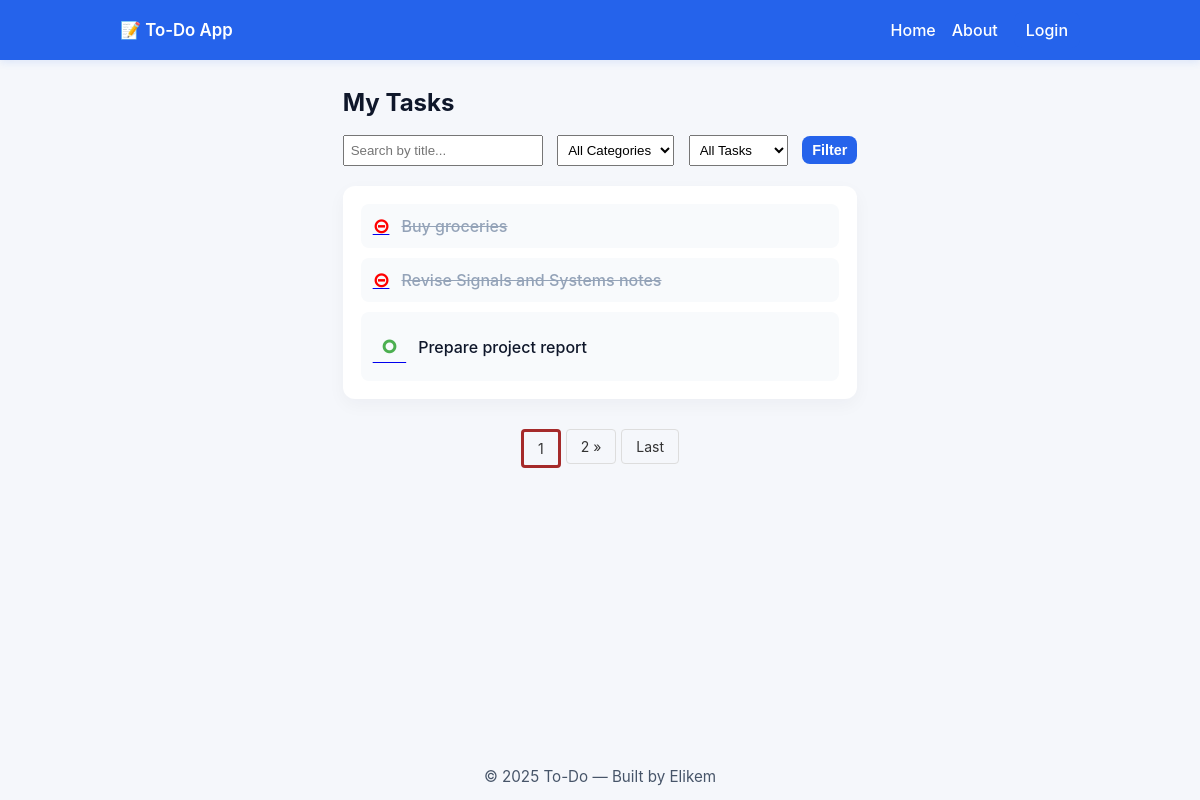
The app's page /, older data.
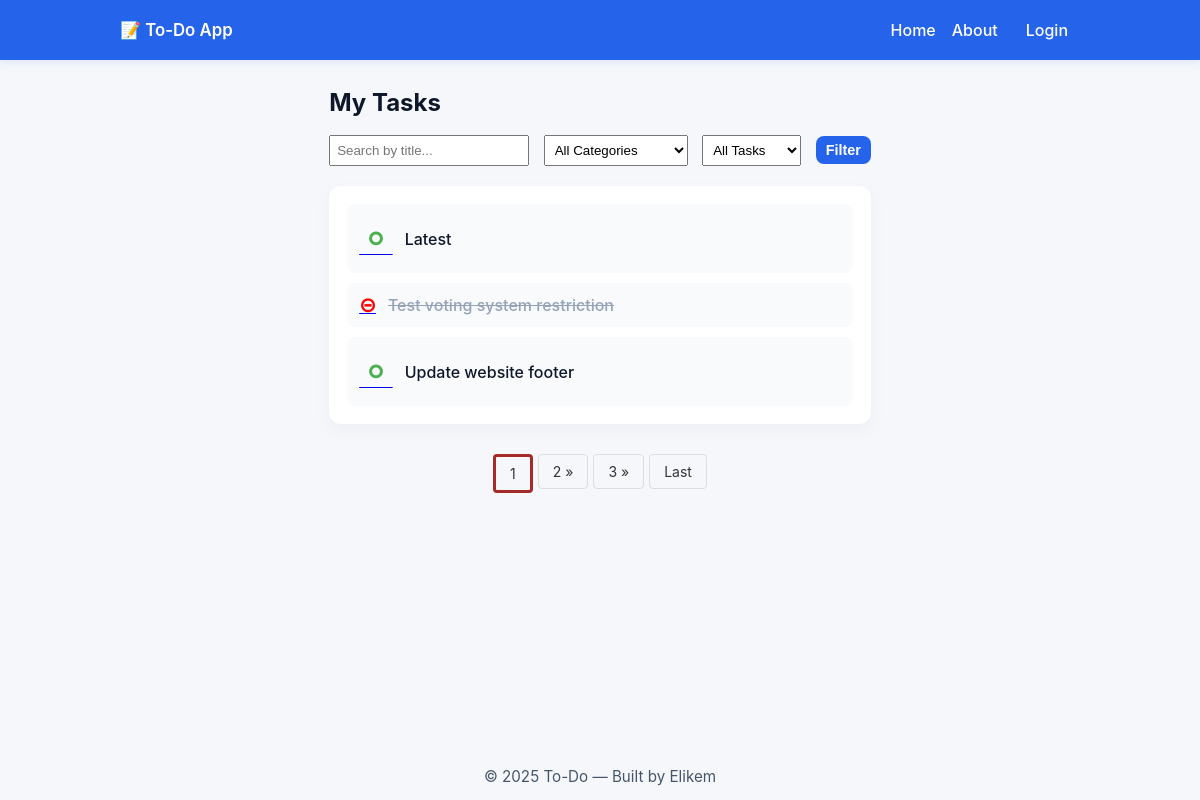
The same page, newer data.
### main_blog/models.py (models this page shows, shortened)
class Todo(models.Model):
    user = models.ForeignKey(User,on_delete=models.CASCADE,related_name="tasks")
    title = models.CharField(max_length=100)
    description = models.CharField(max_length=300)
    completed = models.BooleanField(default=False)
    created_at = models.DateTimeField(auto_now_add= True)
    updated_at = models.DateTimeField(auto_now=True)
    category = models.ForeignKey(Category,on_delete=models.CASCADE,related_name="tasks")

### main_blog/views.py (the view)
# urls.py: path("",views.index,name= "index"),
def index(request):
    if request.user.is_authenticated:
        tasks = Todo.objects.filter(user = request.user).order_by("-created_at")
        print("authenticated run")
    else:
        print("unauthenticated run")
        tasks = Todo.objects.filter().order_by("-created_at")
    categories = Category.objects.all()
    if request.method == "GET":
        search_term = request.GET.get("search")
        category_id = request.GET.get("category")
        status = request.GET.get("status")
        if search_term:
            tasks = tasks.filter(
                Q(title__icontains = search_term.lower()) |
                Q(description__icontains = search_term)
            )
        if category_id:
            tasks = tasks.filter(category_id = category_id)
        if status:
            tasks = tasks.filter(completed = False ) if status.lower() == "pending" \
                else tasks.filter(completed = True )
    p = Paginator(tasks,3)
    page = request.GET.get("page")
    tasks = p.get_page(page)
    print(tasks.paginator.num_pages)
    context = {
        "tasks":tasks,
        "categories":categories,
        "page":page
    }
    return render(request,"index.html",context)

### main_blog/templates/index.html (shortened to what this page needs)
{% extends 'base.html' %}
{% load static %}
{% block body %}
  <main class="main-content">
    <h1 class="page-title">My Tasks</h1>
    <form method="GET" class="filter-form" style="margin-bottom: 20px;">
      <input
        type="text"
        name="search"
        placeholder="Search by title..."
        value="{{ request.GET.search|default:'' }}"
        style="padding: 6px; width: 200px; margin-right: 10px;"
      >
      <select name="category" style="padding: 6px; margin-right: 10px;">
        <option value="">All Categories</option>
      </select>
      <select name="status" style="padding: 6px; margin-right: 10px;">
        <option value="">All Tasks</option>
      </select>
      <button type="submit" class="btn primary small">Filter</button>
    </form>
    <section class="task-container">
      <ul class="task-list">
        {% for task in tasks %}
          {% if task.completed %}
            <li class="task completed">
              <div class="task-left">
                <a href="{% url 'check_uncheck' task.id %}">
                  <span id="checked_btn" style="color:red; font-size:20px; font-weight:bold;">&#8861;</span>
                </a>
                <span style="text-decoration:line-through;" class="task-title">{{ task.title }}</span>
              </div>
            </li>
          {% else %}
            <li class="task">
              <div class="task-left">
                <a href="{% url 'check_uncheck' task.id %}">
                  <span id="checked_btn" style="color:#4CAF50; font-size:40px;">&#9900;</span>
                </a>
                <span class="task-title">{{ task.title }}</span>
              </div>
            </li>
          {% endif %}
        {% empty %}
          <p>No tasks found.</p>
        {% endfor %}
      </ul>
    </section>
    <nav aria-label="Page navigation">
          <ul class="pagination">
            <li><a style= 'border:3px solid brown;' href="?page={{tasks.number}}&search={{ request.GET.search }}&category={{ request.GET.category }}&status={{ request.GET.status }}">
              {{tasks.number}}
            </a></li>
            {% if tasks.has_next %}
              <li><a href="?page={{ tasks.next_page_number }}&search={{ request.GET.search }}&category={{ request.GET.category }}&status={{ request.GET.status }}">
                {{ tasks.next_page_number }} &raquo;
              </a></li>
              {% if  tasks.paginator.num_pages|add:-2  > tasks.number %}
                <li><a href="?page={{ tasks.next_page_number|add:1 }}&search={{ request.GET.search }}&category={{ request.GET.category }}&status={{ request.GET.status }}">
                  {{ tasks.next_page_number|add:1 }} &raquo;
                </a></li>
              {% endif %}
              <li><a href="?page={{tasks.paginator.num_pages}}&search={{ request.GET.search }}&category={{ request.GET.category }}&status={{ request.GET.status }}">
                 Last
                </a></li>
            {% endif %}
          </ul>
    </nav>
  </main>
{% endblock body %}

Row changes from the older to the newer data that the page shows:
no longer on this page (row unchanged): Todo: title "Buy groceries"
no longer on this page (row unchanged): Todo: title "Revise Signals and Systems notes"
no longer on this page (row unchanged): Todo: title "Prepare project report"
added Todo: title "Latest"
added Todo: title "Test voting system restriction"
added Todo: title "Update website footer"
Text that changed along with them:
{{ tasks.next_page_number|add:1 }}: (not shown) → "3"
